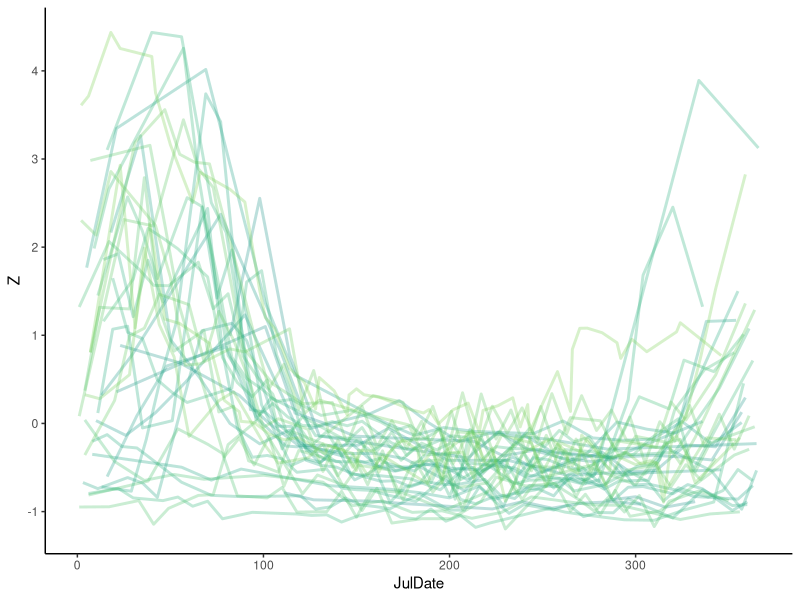
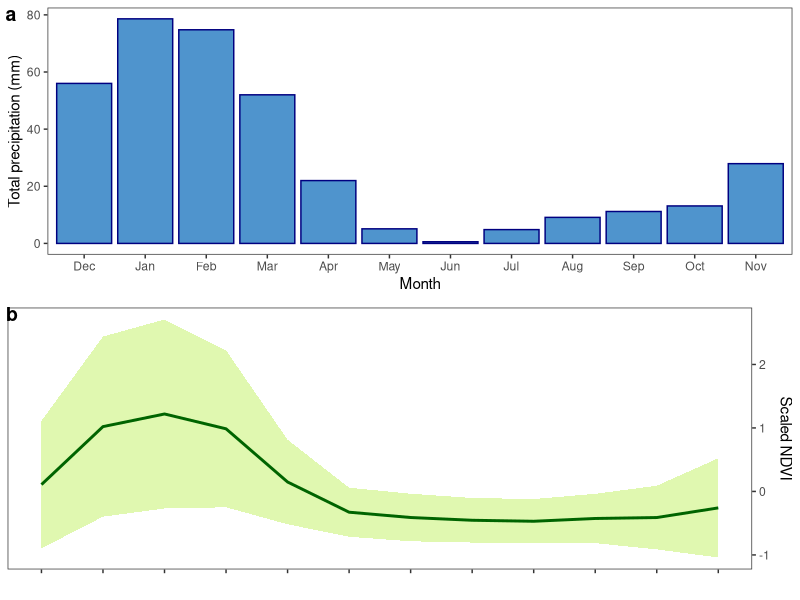

These figures' R source, in order: (Note: this script raises an error after producing the figures.)
#make precip and NDVI figures, divide seasons by NDVI

library(lubridate, warn.conflicts = FALSE)
library("dplyr")
library(ggplot2)
library(cowplot)

setwd("C:/Users/Sara//Dropbox/diet_specialization/R_code") #laptop

NDVI<-read.csv(file = "whitewater_ndvi_evi_colnames_19891001_20231218.csv") 
precip<-read.csv(file = "whitewater_precip_colnames_19801001_202311XX.csv")

str(NDVI)

NDVI$date<-as.Date(NDVI$date, format= "%m/%d/%Y")

NDVI$month<-month(NDVI$date)
NDVI$monthF <- factor(format(NDVI$date, "%b"), month.abb, ordered = TRUE)
NDVI$monthF2<-factor(NDVI$monthF , 
	levels= c( "Dec","Jan", "Feb", "Mar", "Apr", "May", "Jun", "Jul", 
			"Aug", "Sep", "Oct", "Nov") )
NDVI$year<-year(NDVI$date)

NDVI$JulDate<- as.integer(format(NDVI$date, "%j")) #get day of year

mn_ndvi<-mean(NDVI$ndvi) #0.1850742
sd_ndvi<-sd(NDVI$ndvi) # 0.1131309

tabMonth<-NDVI%>% group_by(monthF) %>% 
  	summarize(mean = mean(ndvi))
dfM<-data.frame(tabMonth)
dfM$Zscore <-( dfM$mean - mn_ndvi ) /sd_ndvi
#use dfM to determine green and dry seasons, by monthly averages

#add scaled z-score value to NDVI dataframe
NDVI$Z<-( NDVI$ndvi - mn_ndvi ) /sd_ndvi


library(viridis)
ggplot()+
	geom_line(data= NDVI, aes(x=JulDate, y=Z, color=as.character(year)),
					 size=1, alpha=0.3)+
	scale_color_viridis(discrete = TRUE, begin =.5, end= .8) +
	theme_classic() +
	theme(legend.position = "none")
head(NDVI)



#For plotting NDVI 
tabM<-NDVI%>% group_by(monthF) %>% 
  	summarize(mean = mean(Z), sd=sd(Z), n = n())
tabM$SE<- tabM$sd/sqrt(tabM$n)
tabM$ord<-c(seq(2,12,1),1)
tabM2<-data.frame(tabM)
veg<-ggplot(tabM2, aes(x=ord, y=mean))+
	geom_ribbon(aes(ymin = mean - sd, ymax = mean + sd), fill = "olivedrab2", alpha=0.4) +
	geom_line(color="darkgreen", size=1)+
	labs(y= "Scaled NDVI", x = "") +
	scale_x_continuous(breaks=seq(1, 12, 1), limits=c(1, 12))+
	scale_y_continuous(position = "right")+
	theme_bw()+
	theme(panel.grid.major = element_blank(), 
		panel.grid.minor = element_blank(), 
		axis.text.x=element_blank())

#############Precipitation
precip$date<-as.Date(precip$date, format= "%m/%d/%Y")
precip$month<-month(precip$date)
precip$year<-year(precip$date)
precip$monthF <- factor(format(precip$date, "%b"), month.abb, ordered = TRUE)
precip$monthF2<-factor(precip$monthF , 
	levels= c( "Dec","Jan", "Feb", "Mar", "Apr", "May", "Jun", "Jul", 
			"Aug", "Sep", "Oct", "Nov") )
precip2<-na.omit(precip)#one NA in dec caused problems

grouped <- group_by(precip2, year, monthF2)
tabP2<-summarise(grouped, sum = sum(pcp_mm_chirps))

#summary of monthly average summed precip
tabP3<-tabP2%>%  group_by(monthF2) %>% 
  	summarize(mean = mean(sum))

#########Plot total rain by month
rain<-ggplot(tabP2, aes(x = monthF2, y= sum)) + 
    	stat_summary(fun = mean, geom = "bar", color= "navyblue", fill= "steelblue3") + 
    	stat_summary(fun.data = mean_cl_normal, geom = "errorbar", width = .2)+ #95%CI
	labs(y= "Total precipitation (mm)", x = "Month") +
		theme_bw()+
		theme(panel.grid.major = element_blank(), 
		panel.grid.minor = element_blank())

pdf("ndvi_rain_draft.pdf" , width=8, height=6)
cowplot::plot_grid( rain , 
			veg,
                  ncol = 1,
                  labels = "auto")
dev.off()

#Combine to multipanel fig in Illustrator

#use NVDI z scores for each date to assign 
#resource values to specific sampling dates
write.csv(NVDI, "WW_scaled_NVDI.csv")

